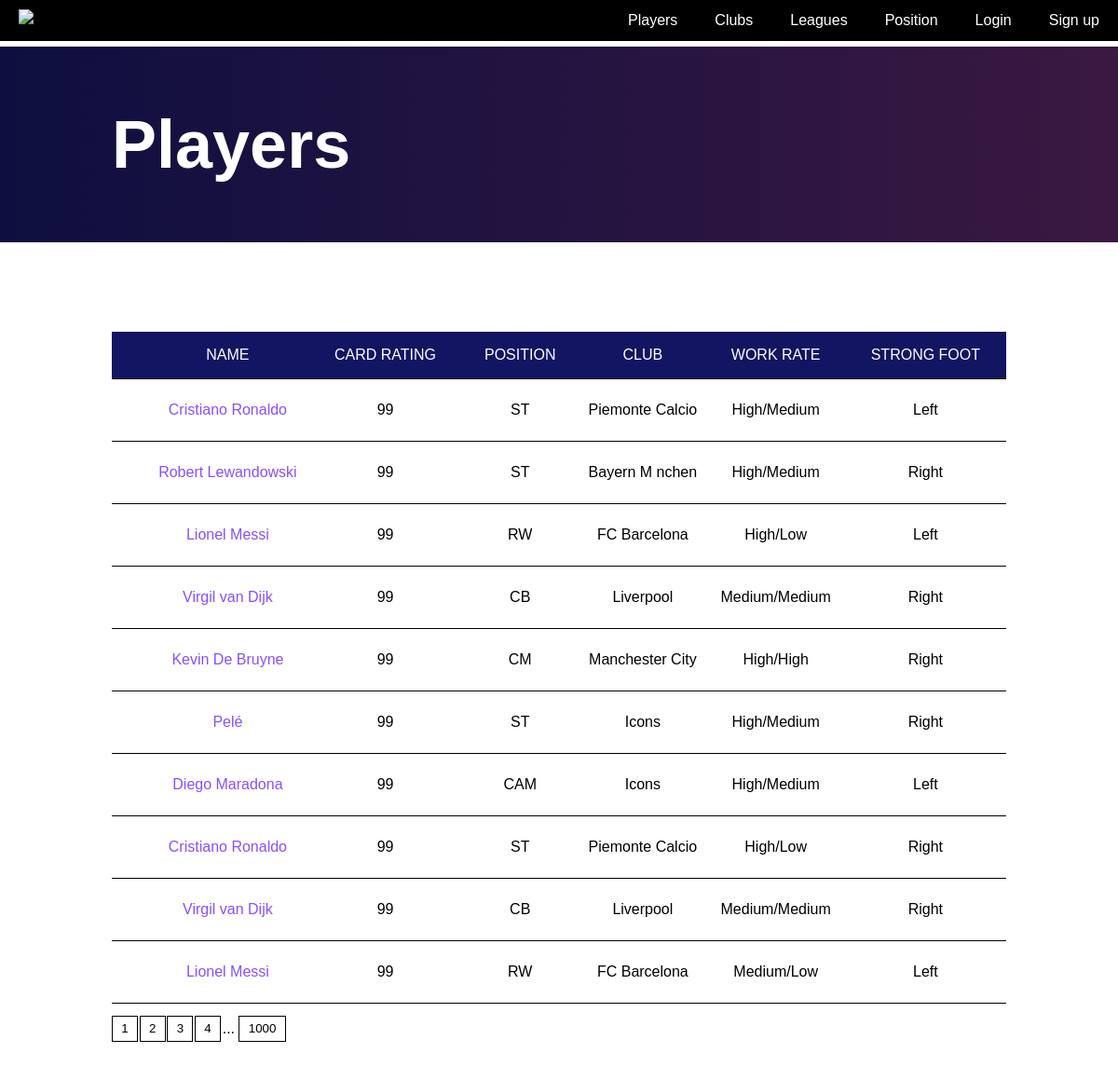
The page / on the database its author committed.
### tables this page shows
CREATE TABLE `club` (
  `clubid` int(11) NOT NULL,
  `clubname` varchar(128) NOT NULL,
  `leagueid` int(11) NOT NULL,
  `playerid` int(11) NOT NULL
);

CREATE TABLE `player` (
  `playerid` int(11) NOT NULL,
  `playerName` varchar(30) NOT NULL,
  `position` char(4) NOT NULL,
  `pace` tinyint(2) UNSIGNED NOT NULL,
  `shooting` tinyint(2) UNSIGNED NOT NULL,
  `passing` tinyint(2) UNSIGNED NOT NULL,
  `dribbling` tinyint(2) UNSIGNED NOT NULL,
  `defense` tinyint(2) UNSIGNED NOT NULL,
  `physical` tinyint(2) UNSIGNED NOT NULL,
  `cardRating` tinyint(2) UNSIGNED NOT NULL,
  `weakFoot` tinyint(1) UNSIGNED NOT NULL,
  `skillMoves` tinyint(1) UNSIGNED NOT NULL,
  `workRates` varchar(255) NOT NULL,
  `strongFoot` varchar(5) NOT NULL
);

### index.php (the view, shortened to what this page needs)
<!DOCTYPE html>
<?php
include("./phpData/dbconnect.php");
$connection = mysqli_connect($dbhost, $dbuser, $dbpass, $dbname);
?>
<html lang="en">
<head>
    <link rel="stylesheet" type="text/css" href="./css/main.css">
</head>
<body>
    <header class="header">
        <nav>
            <a href="./index.php"><img src="./img/logo.png" alt="FIFA 21 logo" class="logo"></a>
            <ul class="menu">
                <li><a href="./players.php">Players</a></li>
                <li><a href="./pages/clubs.php">Clubs</a></li>
                <li><a href="./pages/leagues.php">Leagues</a></li>
                <li><a href="./pages/position.php">Position</a></li>
                <?php
                if (isset($_SESSION["username"])) {
                    echo '<li> <a href = "./pages/userdetail.php" id="user">' . $_SESSION["username"] . '</a></li>';
                    echo '<li> <a href = "./data/log_out_post.php">Log Out</a></li>';
                } else {
                    echo '<li><a href="./pages/login.php">Login</a></li>';
                    echo '<li><a href="./pages/sign-up.php">Sign up</a></li>';
                }
                ?>
            </ul>
        </nav>
    </header>
    <div class="main-banner">
        <h1 class="landing-header">Players</h1>
    </div>
    <main>
        <table class="table" id = "table">
            <thead>
                <tr>
                    <th scope="col"></th>
                    <th scope="col">NAME</th>
                    <th scope="col">CARD RATING</th>
                    <th scope="col">POSITION</th>
                    <th scope="col">CLUB</th>
                    <th scope="col">WORK RATE</th>
                    <th scope="col">STRONG FOOT</th>
                </tr>
            </thead>
            <tbody>
                <?php
                if (isset($_SESSION["username"])) {
                    $query = "SELECT player.playerid, player.playerName, player.cardRating, player.position, club.clubname, player.workRates, player.strongFoot
                    FROM ((faves
                    INNER JOIN player ON player.playerid = faves.playerid)
                    INNER JOIN club ON faves.playerid = club.playerid)";
                } else {
                    $query = "SELECT player.playerid, player.playerName, player.cardRating, player.position, club.clubname, player.workRates, player.strongFoot
                    FROM player
                    INNER JOIN club ON player.playerid = club.playerid";
                }
                if (isset($_SESSION["username"])) {
                    $results_per_page = 100;
                }
                else {
                    $results_per_page = 10;
                }
                $result = $connection->query($query);
                $number_of_results = mysqli_num_rows($result);
                $number_of_pages = ceil($number_of_results / $results_per_page);
                if (!isset($_GET['page'])) {
                    $page = 1;
                } else {
                    $page = $_GET['page'];
                }
                $this_page_first_result = ($page - 1) * $results_per_page;
                $query .= " LIMIT " . $this_page_first_result . ',' . $results_per_page;
                $result = $connection->query($query);
                if ($result->num_rows > 0) {
                    while ($row = $result->fetch_assoc()) {
                        echo "<tr>";
                        echo '<th scope = "row"><img src = "./img/datasetHeads/' . $row["playerid"] . '.jpg" alt = ""></th>';
                        echo "<td class='name-table'> <a href='./pages/player.php?id=" . $row['playerid'] . "'>" . $row['playerName'] . "</a></td>";
                        echo '<td>' . $row["cardRating"] . "</td>";
                        echo "<td>" . $row["position"] . "</td>";
                        echo "<td>" . $row["clubname"] . "</td>";
                        echo "<td>" . $row["workRates"] . "</td>";
                        echo "<td>" . $row["strongFoot"] . "</td>";
                        echo "</tr>";
                    }
                }
                ?>
            </tbody>
        </table>
        <div id = "list">
        <?php
        $link = "";
        $limit = 5;
        if ($number_of_pages >= 1 && $page <= $number_of_pages) {
            $counter = 1;
            $link = "";
            for ($x = $page; $x <= $number_of_pages; $x++) {
                if ($counter < $limit)
                    $link .= "<button id = 'pagination' class='pagination' onclick = \"changePage(this.value, 'base')\" value = " . $x . ">" . $x . "</button>";
                $counter++;
            }
            if ($page < $number_of_pages - ($limit / 2)) {
                $link .= "... " . "<button id = 'totalPage' class='pagination' onclick = \"changePage(this.value, 'base')\" value = " . $_SESSION["numPage"] . ">" . $_SESSION["numPage"] . "</button>";
            }
        }
        echo $link;
        ?>
        </div>
    </main>
</body>
</html>

### css/main.css (style rules this page uses)
html { -webkit-box-sizing: border-box; box-sizing: border-box; }
body { margin: 0; font-family: sans-serif; }
a { color: #894fff; text-decoration: none; }
img { max-width: 100%; }
th { padding: 1em; font-weight: 400; }
th[scope="col"] { background-color: #121562; color: white; }
tr { border-bottom: 1px solid black; }
td { text-align: center; font-weight: 300; height: 4rem; }
table { border-spacing: 0; border-collapse: collapse; width: 100%; }
.name-table { font-weight: 500; }
.pagination { display: inline-block; background-color: white; color: black; text-decoration: none; padding: 0.4em 0.7em; margin-right: 0.1rem; margin-top: 1em; border: 1px solid black; cursor: pointer; }
.header { background-color: black; position: fixed; top: 0; width: 100%; z-index: 3; }
.header ul { margin: 0; padding: 0; list-style: none; overflow: hidden; background-color: black; }
.header li a { display: block; padding: 13px 20px; font-weight: 500; text-decoration: none; color: white; -webkit-transition: 0.3s; transition: 0.3s; }
.header .logo { display: block; float: left; width: 7rem; padding: 10px 20px; text-decoration: none; }
.header .menu { clear: both; max-height: 0; -webkit-transition: max-height 0.3s ease; transition: max-height 0.3s ease; }
@media (min-width: 65em) { .header li { float: left; } }
@media (min-width: 65em) { .header .menu { clear: none; float: right; max-height: none; } }
.main-banner { background: #0e0f40; background: -webkit-gradient(linear, left top, right top, from(#0e0f40), to(#3a1841)); background: linear-gradient(90deg, #0e0f40 0%, #3a1841 100%); margin-top: 3.1rem; }
.landing-header { color: white; padding: 4rem 1rem; max-width: 60rem; margin-left: auto; margin-right: auto; }
main { max-width: 60rem; margin-left: auto; margin-right: auto; margin-top: 6rem; margin-bottom: 6rem; padding: 0rem 1rem; }
h1 { font-size: 4.5rem; font-weight: 600; }
::placeholder { color: #999999; }

### rows shown on the page
club: playerid.playerName "Cristiano Ronaldo", playerid.cardRating "99", playerid.position "ST", clubname "Piemonte Calcio", playerid.workRates "High/Medium", playerid.strongFoot "Left"
club: playerid.playerName "Robert Lewandowski", playerid.cardRating "99", playerid.position "ST", clubname "Bayern M nchen", playerid.workRates "High/Medium", playerid.strongFoot "Right"
club: playerid.playerName "Lionel Messi", playerid.cardRating "99", playerid.position "RW", clubname "FC Barcelona", playerid.workRates "High/Low", playerid.strongFoot "Left"
club: playerid.playerName "Virgil van Dijk", playerid.cardRating "99", playerid.position "CB", clubname "Liverpool", playerid.workRates "Medium/Medium", playerid.strongFoot "Right"
club: playerid.playerName "Kevin De Bruyne", playerid.cardRating "99", playerid.position "CM", clubname "Manchester City", playerid.workRates "High/High", playerid.strongFoot "Right"
club: playerid.playerName "Pelé", playerid.cardRating "99", playerid.position "ST", clubname "Icons", playerid.workRates "High/Medium", playerid.strongFoot "Right"
club: playerid.playerName "Diego Maradona", playerid.cardRating "99", playerid.position "CAM", clubname "Icons", playerid.workRates "High/Medium", playerid.strongFoot "Left"
club: playerid.playerName "Cristiano Ronaldo", playerid.cardRating "99", playerid.position "ST", clubname "Piemonte Calcio", playerid.workRates "High/Low", playerid.strongFoot "Right"
club: playerid.playerName "Virgil van Dijk", playerid.cardRating "99", playerid.position "CB", clubname "Liverpool", playerid.workRates "Medium/Medium", playerid.strongFoot "Right"
club: playerid.playerName "Lionel Messi", playerid.cardRating "99", playerid.position "RW", clubname "FC Barcelona", playerid.workRates "Medium/Low", playerid.strongFoot "Left"

### other values the page prints
$_SESSION["numPage"] "1000"
